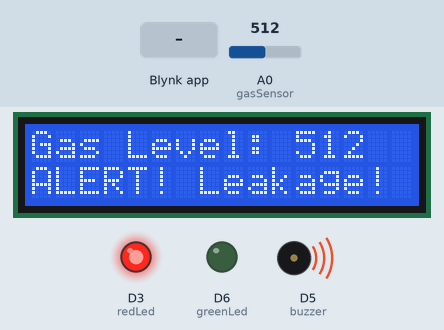
This sketch was run on a simulated ESP8266 (NodeMCU). Parts: 16×2 character LCD, output pins drawn as LEDs (lit = HIGH), buzzer (waves = sounding, pin HIGH). Inputs (shaded band) come from the test bench; at power-on: A0 (gasSensor) = 512. WiFi joins after 1.5 s; servers stay silent unless stated; what the sketch prints to the serial monitor is not drawn.

Above: at 3.0 s.
3.1 s: A0 (gasSensor) set to 167
At 4.0 s:
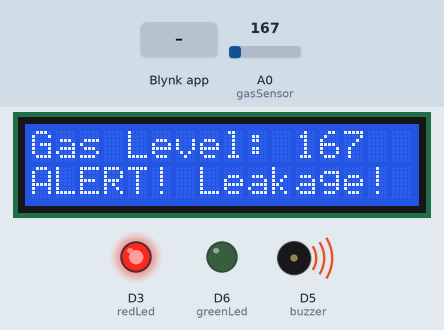
4.9 s: A0 (gasSensor) set to 143
At 6.6 s:
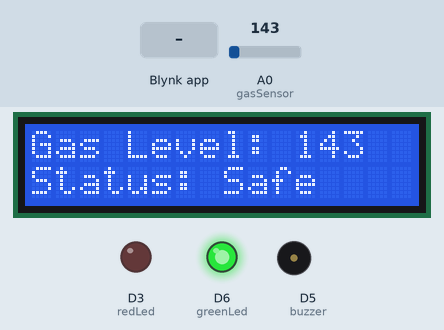
6.9 s: Blynk app writes 1 to V1
At 8.2 s:
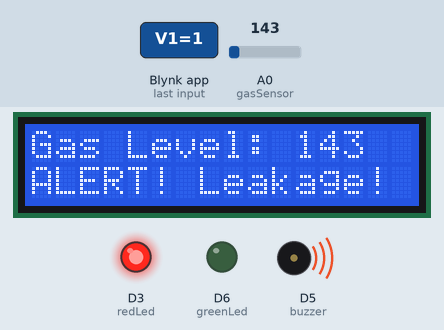
8.9 s: A0 (gasSensor) set to 160
At 9.8 s:
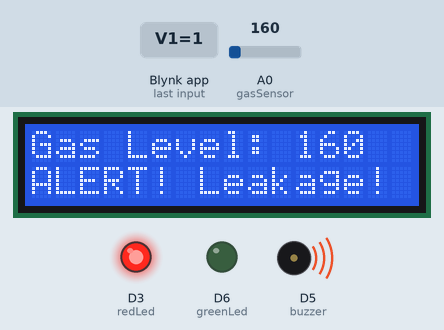
10.9 s: Blynk app writes 200 to V1
At 12.4 s:
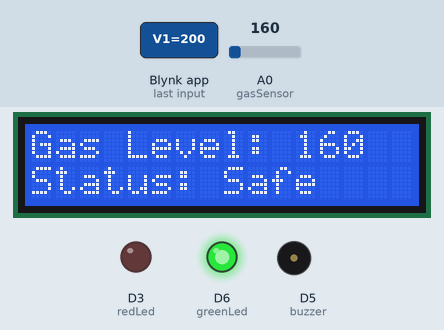
12.9 s: Blynk app writes 0 to V1
At 14.0 s:
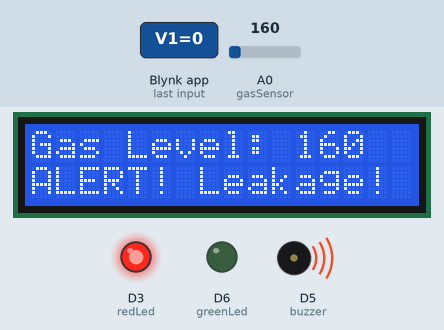
Timing chart, 0 to 15.9 s (numbered marks = the images above; inputs shaded):
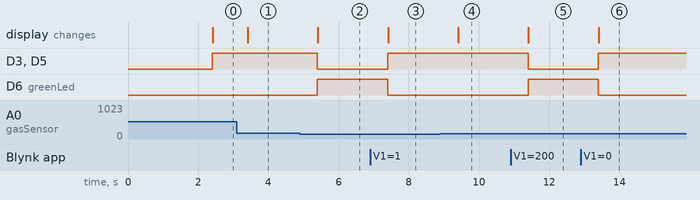

Measured:
- the behaviour switches between 151 and 150 on A0 (gasSensor) (found by bisection; images 1 and 2)
- after the input at 3.1 s, the display: changes after 0.31 s (image 1)
- after the input at 4.9 s, D3 (redLed), D5 (buzzer): HIGH → LOW after 0.50 s; D6 (greenLed): LOW → HIGH after 0.50 s; the display: changes after 0.51 s (image 2)
- after the input at 6.9 s, D3 (redLed), D5 (buzzer): LOW → HIGH after 0.50 s; D6 (greenLed): HIGH → LOW after 0.50 s; the display: changes after 0.51 s (image 3)
- after the input at 8.9 s, the display: changes after 0.51 s (image 4)
- after the input at 10.9 s, D3 (redLed), D5 (buzzer): HIGH → LOW after 0.50 s; D6 (greenLed): LOW → HIGH after 0.50 s; the display: changes after 0.51 s (image 5)
- after the input at 12.9 s, D3 (redLed), D5 (buzzer): LOW → HIGH after 0.50 s; D6 (greenLed): HIGH → LOW after 0.50 s; the display: changes after 0.51 s (image 6)

The sketch:

code.ino
```cpp
#define BLYNK_TEMPLATE_NAME "template_name"
#define BLYNK_TEMPLATE_ID "template_id"
#define BLYNK_AUTH_TOKEN "Authorization token"

#define BLYNK_PRINT Serial

#include <ESP8266WiFi.h>
#include <BlynkSimpleEsp8266.h>
#include <Wire.h>
#include <LiquidCrystal_PCF8574.h>

// WiFi Credentials
char auth[] = BLYNK_AUTH_TOKEN;
char ssid[] = "wifi";
char pass[] = "";


int gasSensor = A0;
int buzzer = D5;
int greenLed = D6;
int redLed = D3;

// Default Threshold (will be updated from Blynk)
int sensorThreshold = 150;

LiquidCrystal_PCF8574 lcd(0x27);

// Timer for Blynk
BlynkTimer timer;

// Function to Read Sensor and Update Display
void sendSensorData() {
    int gasLevel = analogRead(gasSensor);
    Blynk.virtualWrite(V0, gasLevel);  // Send data to Blynk app

    Serial.print("Gas Level: ");
    Serial.println(gasLevel);
    Serial.print("Threshold: ");
    Serial.println(sensorThreshold);

    // Update LCD
    lcd.clear();
    lcd.setCursor(0, 0);
    lcd.print("Gas Level: ");
    lcd.print(gasLevel);

    if (gasLevel > sensorThreshold) {

        Blynk.logEvent("gas_alert", "Gas Leakage Detected!");
        digitalWrite(redLed, HIGH);
        digitalWrite(greenLed, LOW);
        digitalWrite(buzzer, HIGH);

        lcd.setCursor(0, 1);
        lcd.print("ALERT! Leakage!");
    } else {

        digitalWrite(redLed, LOW);
        digitalWrite(greenLed, HIGH);
        digitalWrite(buzzer, LOW);

        lcd.setCursor(0, 1);
        lcd.print("Status: Safe");
    }
}

//  Function to Update Threshold from Blynk
BLYNK_WRITE(V1) {
    sensorThreshold = param.asInt();  // Get the new threshold from the Blynk slider
    Serial.print("New Threshold Set: ");
    Serial.println(sensorThreshold);
}

void setup() {
    Serial.begin(115200);


    pinMode(gasSensor, INPUT);
    pinMode(buzzer, OUTPUT);
    pinMode(greenLed, OUTPUT);
    pinMode(redLed, OUTPUT);


    lcd.begin(16, 2);
    lcd.setBacklight(255);
    lcd.setCursor(0, 0);
    lcd.print("Initializing...");


    Blynk.begin(auth, ssid, pass);


    timer.setInterval(500L, sendSensorData);
}

void loop() {
    Blynk.run();
    timer.run();
}
```
